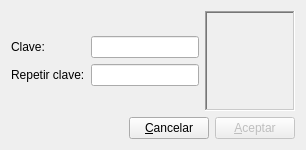
<?xml version="1.0" encoding="UTF-8"?>
<ui version="4.0">
 <class>clave_usuario</class>
 <widget class="QDialog" name="clave_usuario">
  <property name="geometry">
   <rect>
    <x>0</x>
    <y>0</y>
    <width>301</width>
    <height>140</height>
   </rect>
  </property>
  <property name="windowTitle">
   <string>Cambio de clave</string>
  </property>
  <layout class="QVBoxLayout" name="verticalLayout">
   <item>
    <layout class="QHBoxLayout" name="horizontalLayout">
     <item>
      <layout class="QFormLayout" name="formLayout">
       <property name="formAlignment">
        <set>Qt::AlignLeading|Qt::AlignLeft|Qt::AlignVCenter</set>
       </property>
       <item row="0" column="0">
        <widget class="QLabel" name="label_15">
         <property name="text">
          <string>Clave:</string>
         </property>
        </widget>
       </item>
       <item row="0" column="1">
        <widget class="QLineEdit" name="clave1lineEdit">
         <property name="sizePolicy">
          <sizepolicy hsizetype="Fixed" vsizetype="Fixed">
           <horstretch>0</horstretch>
           <verstretch>0</verstretch>
          </sizepolicy>
         </property>
         <property name="echoMode">
          <enum>QLineEdit::Password</enum>
         </property>
        </widget>
       </item>
       <item row="1" column="0">
        <widget class="QLabel" name="label_4">
         <property name="text">
          <string>Repetir clave:</string>
         </property>
        </widget>
       </item>
       <item row="1" column="1">
        <widget class="QLineEdit" name="clave2lineEdit">
         <property name="sizePolicy">
          <sizepolicy hsizetype="Fixed" vsizetype="Fixed">
           <horstretch>0</horstretch>
           <verstretch>0</verstretch>
          </sizepolicy>
         </property>
         <property name="echoMode">
          <enum>QLineEdit::Password</enum>
         </property>
        </widget>
       </item>
      </layout>
     </item>
     <item>
      <widget class="QLabel" name="fotolabel">
       <property name="sizePolicy">
        <sizepolicy hsizetype="Fixed" vsizetype="Fixed">
         <horstretch>0</horstretch>
         <verstretch>0</verstretch>
        </sizepolicy>
       </property>
       <property name="minimumSize">
        <size>
         <width>90</width>
         <height>100</height>
        </size>
       </property>
       <property name="maximumSize">
        <size>
         <width>90</width>
         <height>100</height>
        </size>
       </property>
       <property name="frameShape">
        <enum>QFrame::WinPanel</enum>
       </property>
       <property name="frameShadow">
        <enum>QFrame::Sunken</enum>
       </property>
       <property name="lineWidth">
        <number>0</number>
       </property>
       <property name="text">
        <string/>
       </property>
      </widget>
     </item>
    </layout>
   </item>
   <item>
    <layout class="QHBoxLayout" name="horizontalLayout_2">
     <item>
      <spacer name="horizontalSpacer">
       <property name="orientation">
        <enum>Qt::Horizontal</enum>
       </property>
       <property name="sizeHint" stdset="0">
        <size>
         <width>40</width>
         <height>20</height>
        </size>
       </property>
      </spacer>
     </item>
     <item>
      <widget class="QPushButton" name="cancelarpushButton">
       <property name="text">
        <string>&amp;Cancelar</string>
       </property>
       <property name="autoDefault">
        <bool>false</bool>
       </property>
      </widget>
     </item>
     <item>
      <widget class="QPushButton" name="aceptarpushButton">
       <property name="enabled">
        <bool>false</bool>
       </property>
       <property name="text">
        <string>&amp;Aceptar</string>
       </property>
       <property name="default">
        <bool>true</bool>
       </property>
      </widget>
     </item>
    </layout>
   </item>
  </layout>
 </widget>
 <resources/>
 <connections>
  <connection>
   <sender>cancelarpushButton</sender>
   <signal>clicked()</signal>
   <receiver>clave_usuario</receiver>
   <slot>reject()</slot>
   <hints>
    <hint type="sourcelabel">
     <x>135</x>
     <y>151</y>
    </hint>
    <hint type="destinationlabel">
     <x>100</x>
     <y>141</y>
    </hint>
   </hints>
  </connection>
 </connections>
</ui>
